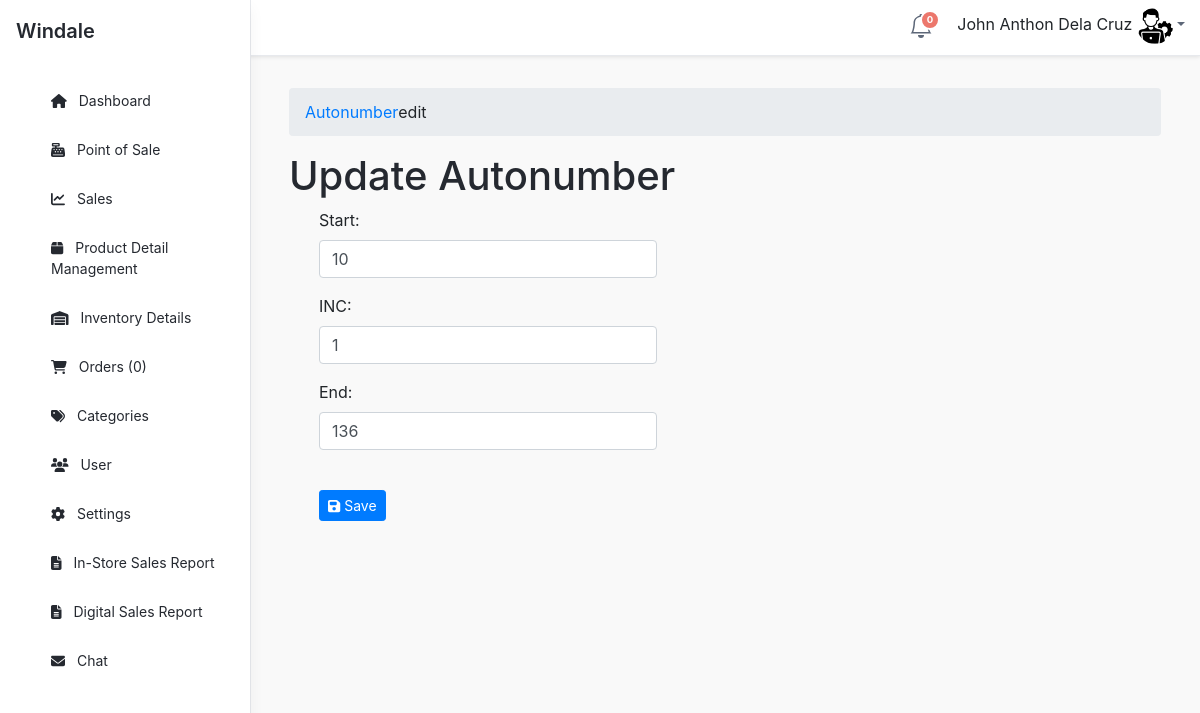
Page /admin/autonumber/index.php?view=edit&id=PROID (signed in) on the committed database.
### tables this page shows
CREATE TABLE `tblautonumber` (
  `ID` int(11) NOT NULL,
  `AUTOSTART` int(250) NOT NULL,
  `AUTOINC` int(11) NOT NULL,
  `AUTOEND` int(11) NOT NULL,
  `AUTOKEY` varchar(12) NOT NULL,
  `AUTONUM` int(250) NOT NULL
);

### admin/autonumber/index.php (called while the page is built, shortened)
<?php
require_once ("../theme/templates.php");
?>

### include/database.php (called while the page is built, shortened)
<?php
class Database {
	var $sql_string = '';
	private $conn;
	public function open_connection() {
		$this->conn = mysqli_connect(server,user,pass);
		if(!$this->conn){
			echo "Problem in database connection! Contact administrator!";
			exit();
		}else{
			$db_select = mysqli_select_db($this->conn,database_name);
		}
	}
	function setQuery($sql='') {
		$this->sql_string=$sql;
	}
	function executeQuery() {
		$result = mysqli_query($this->conn, $this->sql_string);
		return $this->confirm_query($result);
	}
	private function confirm_query($result) {
		return $result;
	}
	function loadSingleResult() {
		$cur = $this->executeQuery();
		while ($row = mysqli_fetch_object($cur)) {
		return $data = $row;
		}
	}
}
$mydb = new Database();
?>

### include/autonumbers.php (called while the page is built, shortened)
<?php
require_once(LIB_PATH.DS.'database.php');
class Autonumber {
	protected static  $tblname = "tblautonumber";
	function single_autonumber($autokey=""){
		global $mydb;
		$mydb->setQuery("SELECT * FROM ".self::$tblname."
			WHERE  AUTOKEY= '{$autokey}' LIMIT 1");
		$cur = $mydb->loadSingleResult();
		return $cur;
	}
}
?>

### admin/autonumber/edit.php (the view, shortened to what this page needs)
<?php
  $AUTOKEY = $_GET['id'];
  $autonumber = New Autonumber();
  $singleauto = $autonumber->single_autonumber($AUTOKEY);
?>
 <form class="form-horizontal span6" action="controller.php?action=edit" method="POST">
            <div class="row">
         <div class="col-lg-12">
            <h1 class="page-header">Update Autonumber</h1>
          </div>
       </div>
                  <div class="form-group">
                    <div class="col-md-8">
                      <label class="col-md-4 control-label" for=
                      "AUTOSTART">Start:</label>
                      <div class="col-md-8">
                         <input class="form-control input-sm" id="AUTOSTART" name="AUTOSTART" placeholder=
                            "Start" type="text" value="<?php  echo $singleauto->AUTOSTART; ?>">
                      </div>
                    </div>
                  </div>
                     <div class="form-group">
                    <div class="col-md-8">
                      <label class="col-md-4 control-label" for=
                      "AUTOINC">INC:</label>
                      <div class="col-md-8">
                         <input class="form-control input-sm" id="AUTOINC" name="AUTOINC" placeholder=
                            "INC" type="text" value="<?php  echo $singleauto->AUTOINC; ?>">
                      </div>
                    </div>
                  </div>
                   <div class="form-group">
                    <div class="col-md-8">
                      <label class="col-md-4 control-label" for=
                      "AUTOEND">End:</label>
                      <div class="col-md-8">
                         <input class="form-control input-sm" id="AUTOEND" name="AUTOEND" placeholder=
                            "End" type="text" value="<?php  echo $singleauto->AUTOEND; ?>">
                      </div>
                    </div>
                  </div>
             <div class="form-group">
                    <div class="col-md-8">
                      <div class="col-md-8">
                      <button class="btn btn-primary btn-sm" name="save" type="submit" ><span class="fa fa-save fw-fa"></span> Save</button>
                      </div>
                    </div>
                  </div>
        <div class="form-group">
                <div class="rows">
                  <div class="col-md-6">
                  </div>
              </div>
              </div>
        </form>
        </div>

### rows in the picture
tblautonumber: AUTOSTART "10", AUTOINC "1", AUTOEND "136"

### other values in the picture
$notificationCount "0"
$_SESSION['U_NAME'] "John Anthon Dela Cruz"
$res "0"
$title "Autonumber"
$header "edit"
